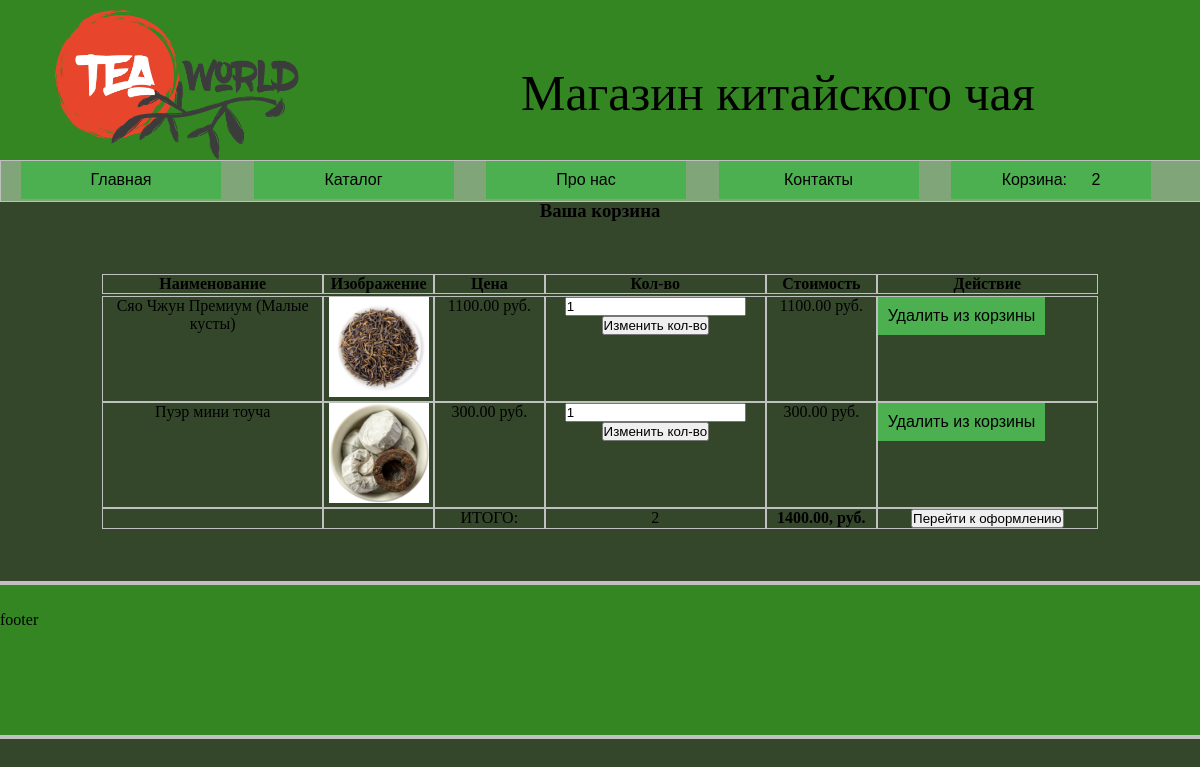
/cart/ (signed in), run on an earlier commit of the app's database.
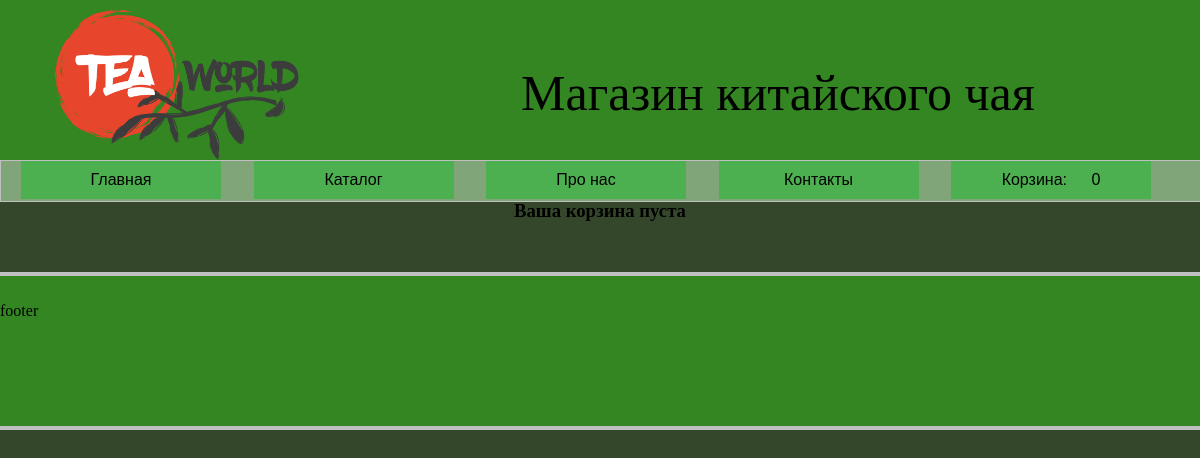
And on a later commit of the database.
### mainapp/models.py (models this page shows, shortened)
class Cart(models.Model):
    owner = models.ForeignKey('Customer', null=True, verbose_name='Владелец', on_delete=models.CASCADE)
    products = models.ManyToManyField(CartProduct, blank=True, related_name='related_cart')
    total_products = models.PositiveIntegerField(default=0)
    final_price = models.DecimalField(max_digits=9, default=0, decimal_places=2, verbose_name='Общая цена')
    in_order = models.BooleanField(default=False)
    for_anonymous_user = models.BooleanField(default=False)

class CartProduct(models.Model):
    user = models.ForeignKey('Customer', verbose_name='Покупатель', on_delete=models.CASCADE)
    cart = models.ForeignKey('Cart', verbose_name='Корзина', on_delete=models.CASCADE, related_name='related_products')
    content_type = models.ForeignKey(ContentType, on_delete=models.CASCADE)
    object_id = models.PositiveIntegerField()
    content_object = GenericForeignKey('content_type', 'object_id')
    qty = models.PositiveIntegerField(default=1)
    final_price = models.DecimalField(max_digits=9, decimal_places=2, verbose_name='Общая цена')

class Product(models.Model):
    class Meta:
        abstract = True
    category = models.ForeignKey(Category, verbose_name='Категория', on_delete=models.CASCADE)
    title = models.CharField(max_length=255, verbose_name='Наименование')
    slug = models.SlugField(unique=True)
    image = models.ImageField(verbose_name='Изображение')
    description = models.TextField(verbose_name='Описание', null=True)
    price = models.DecimalField(max_digits=9, decimal_places=2, verbose_name='Цена')
    def get_model_name(self):
        return self.__class__.__name__.lower()

class TeaProduct(Product):
    type = models.CharField(max_length=25, verbose_name='Тип')
    category_tea = models.CharField(max_length=25, verbose_name='Вид')
    sort = models.CharField(max_length=99, verbose_name='Сорт')
    country = models.CharField(max_length=25, verbose_name='Страна')
    region = models.CharField(max_length=45, verbose_name='Регион')

### mainapp/views.py (the view)
# urls.py: path('cart/', CartView.as_view(), name='cart'),
class CartView(CartMixin, View):
    def get(self, request, *args, **kwargs):
        categories = Category.objects.get_categories_for_left_sidebar()
        context = {
            'cart': self.cart,
            'categories': categories
        }
        return render(request, 'cart.html', context)

### mainapp/mixins.py (called while the page is built)
    def dispatch(self, request, *args, **kwargs):
        if request.user.is_authenticated:
            customer = Customer.objects.filter(user=request.user).first()
            if not customer:
                customer = Customer.objects.create(
                    user=request.user
                )
            cart = Cart.objects.filter(owner=customer, in_order=False).first()
            if not cart:
                cart = Cart.objects.create(owner=customer)
        else:
            cart = Cart.objects.filter(for_anonimous_user=True).first()
            if not cart:
                cart = Cart.objects.create(for_anonimous_user=True)
        self.cart = cart
        return super().dispatch(request, *args, **kwargs)

### mainapp/models.py (called while the page is built)
def get_models_for_count(*model_names):
    return [models.Count(model_name) for model_name in model_names]

    def get_queryset(self):
        return super().get_queryset()

    def get_absolute_url(self):
        return reverse('category_detail', kwargs={'slug': self.slug})

### mainapp/templates/cart.html (shortened to what this page needs)
{% extends 'base.html' %}
{% block content %}
<h3 class="cart_cart">Ваша корзина {% if not cart.products.count %} пуста {% endif %}</h3>
{% if cart.products.count %}
<table class="table">
  <thead>
    <tr class="tr">
      <th class="th">Наименование</th>
      <th class="th">Изображение</th>
      <th class="th">Цена</th>
      <th class="th">Кол-во</th>
      <th class="th">Стоимость</th>
      <th class="th">Действие</th>
    </tr>
  </thead>
  <tbody>
    {% for item in cart.products.all %}
    <tr class="tr">
      <td class="td">{{ item.content_object.title }}</td>
      <td class="td"><img src="{{ item.content_object.image.url }}" width="100"></td>
      <td class="td">{{ item.content_object.price }} руб.</td>
      <td class="td">
        <form action="{% url 'change_qty' ct_model=item.content_object.get_model_name slug=item.content_object.slug %}" method="POST">
          <input type="number" width="40" name="qty" min="1" value="{{ item.qty }}">
          <br>
          <input type="submit" value="Изменить кол-во">
        </form>
      </td>
      <td class="td">{{ item.final_price }} руб.</td>
      <td class="td"><span class="button_cart"><button onclick="window.location.href = '{% url 'delete_from_cart' ct_model=item.content_object.get_model_name slug=item.content_object.slug %}';">Удалить из корзины</button></span></td>
    </tr>
    {% endfor %}
    <tr class="tr">
      <td class="td"></td>
      <td class="td"></td>
      <td class="td">ИТОГО:</td>
      <td class="td">{{ cart.total_products }}</td>
      <td class="td"><strong>{{ cart.final_price }}, руб.</strong></td>
      <td class="td"><a href="{% url 'checkout' %}"><button>Перейти к оформлению</button></a></td>
    </tr>
  </tbody>
</table>
{% endif %}
{% endblock content %}

### mainapp/templates/base.html (shortened to what this page needs)
<!DOCTYPE html>
{% load static %}
<html lang="ru">
    <head>
        <link rel="stylesheet" href="{% static 'css/main.css'%}" type="text/css">
    </head>
    <body>
        <header id="header">
            <img id="img_logo" src="{% static 'media/logo.png' %}" alt="Логотип"> <a id="logo">Магазин китайского чая</a>
            <nav id="nav1">
                <span class="dropdown"><button class="dropbtn" onclick="window.location.href = '{% url 'base' %}';">Главная</button></span>
                <span class="dropdown">
                    <button class="dropbtn">Каталог</button>
                </span>
                <span class="dropdown"><button class="dropbtn">Про нас</button></span>
                <span class="dropdown"><button class="dropbtn">Контакты</button></span>
                <span class="dropdown"><button class="dropbtn" onclick="window.location.href = '{% url 'cart' %}';">Корзина: <span>{{ cart.products.count }}</span></button></span>
            </nav>
        </header>
        {% block content %}{% endblock content %}
        <footer id="footer">footer</footer>
    </body>
</html>

What changed in the data, as far as the page shows it:
removed CartProduct: content_object "Сяо Чжун Премиум (Малые кусты)", content_object.image (picture), content_object.price "1100.00", qty "1", final_price "1100.00"
removed CartProduct: content_object "Пуэр мини тоуча", content_object.image (picture), content_object.price "300.00", qty "1", final_price "300.00"
changed Cart: products.count "2" → "0"; total_products "2" → (not shown); final_price "1400.00" → (not shown)
Also different on the page:
text no longer shown: "Наименование Изображение Цена Кол-во Стоимость Действие ИТОГО: , руб. Перейти к оформлению"
text now shown: "пуста"
